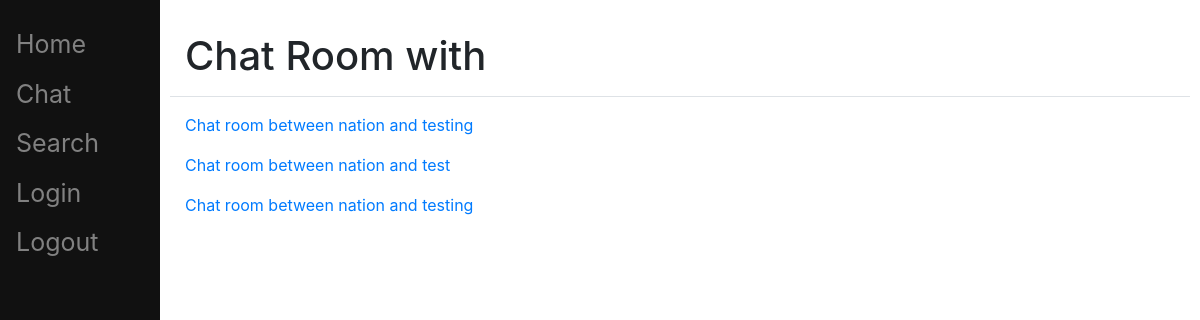
Page /chat/ (signed in) on the earlier database version.
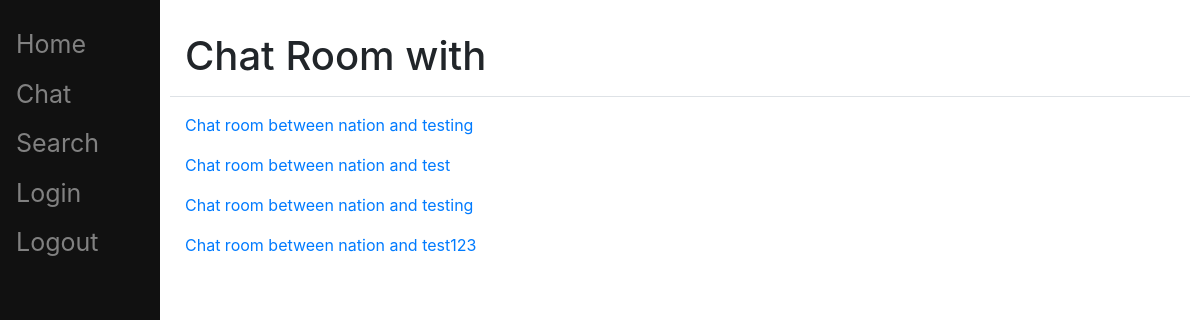
Same page on the later database version.
### chat/models.py (models this page shows, shortened)
class Thread(models.Model):
    first        = models.ForeignKey(settings.AUTH_USER_MODEL, on_delete=models.CASCADE, related_name='chat_thread_first')
    second       = models.ForeignKey(settings.AUTH_USER_MODEL, on_delete=models.CASCADE, related_name='chat_thread_second')
    updated      = models.DateTimeField(auto_now=True)
    timestamp    = models.DateTimeField(auto_now_add=True)
    objects      = ThreadManager()
    @property
    def roomname(self):
        roomname = f"Chat room between {self.first} and {self.second}\n"
        return roomname

### chat/views.py (the view)
# urls.py: path("", thread_list_view),
def thread_list_view(request, *args, **kwargs):
    template_name = 'chat/inbox.html'
    queryset = Thread.objects.by_user(request.user)
    context = {"object_list": queryset}
    return render(request, template_name, context)

### chat/models.py (called while the page is built)
    def by_user(self, user):
        qlookup = Q(first=user) | Q(second=user)
        qlookup2 = Q(first=user) & Q(second=user)
        qs = self.get_queryset().filter(qlookup).exclude(qlookup2).distinct()
        return qs

### chat/templates/chat/inbox.html
{% extends "base.html" %}
{% block content %}
{% for chat in object_list %}
    <ul>
        {% if user == chat.first %}
            <li><a href={{ chat.second }}>{{ chat.roomname }}</a></li>
        {% else %}
            <li><a href={{ chat.first }}>{{ chat.roomname }}</a></li>
        {% endif %}
    </ul>
{% endfor %}
{% endblock %}

Differences in the rows shown:
added Thread: roomname "Chat room between nation and test123"
